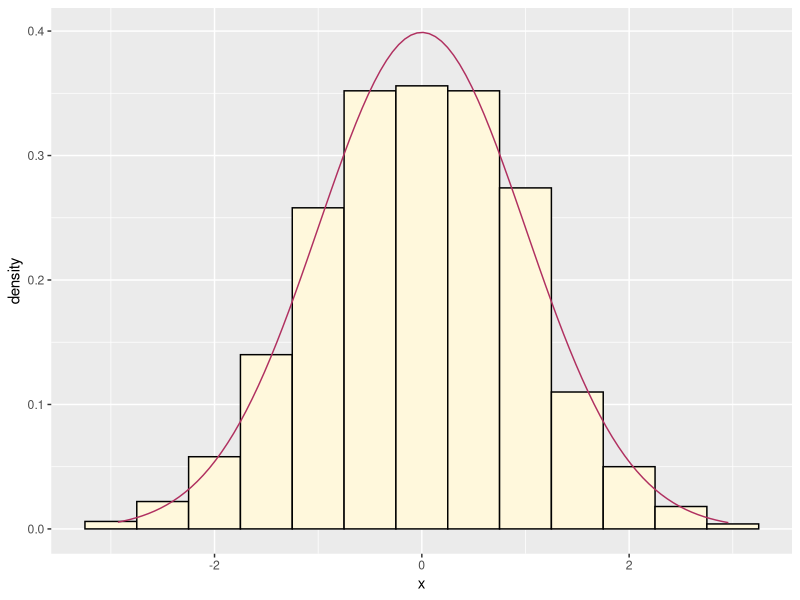
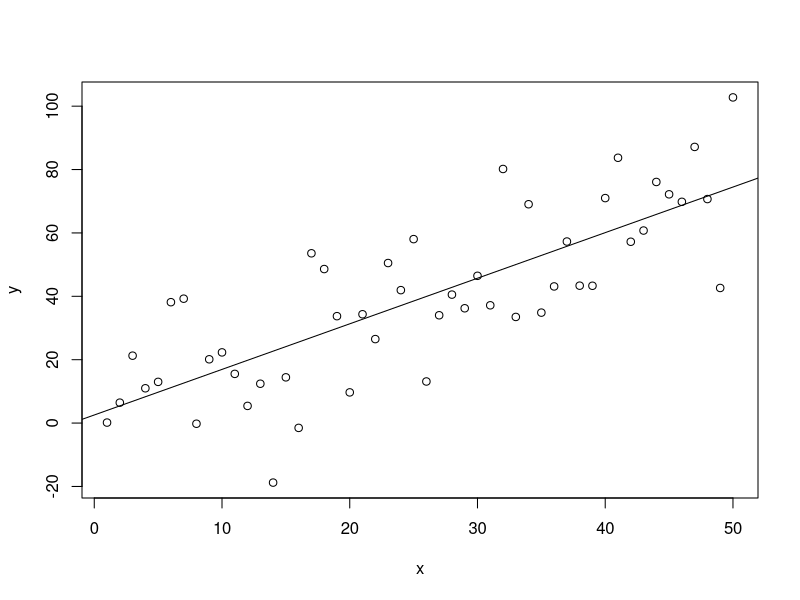
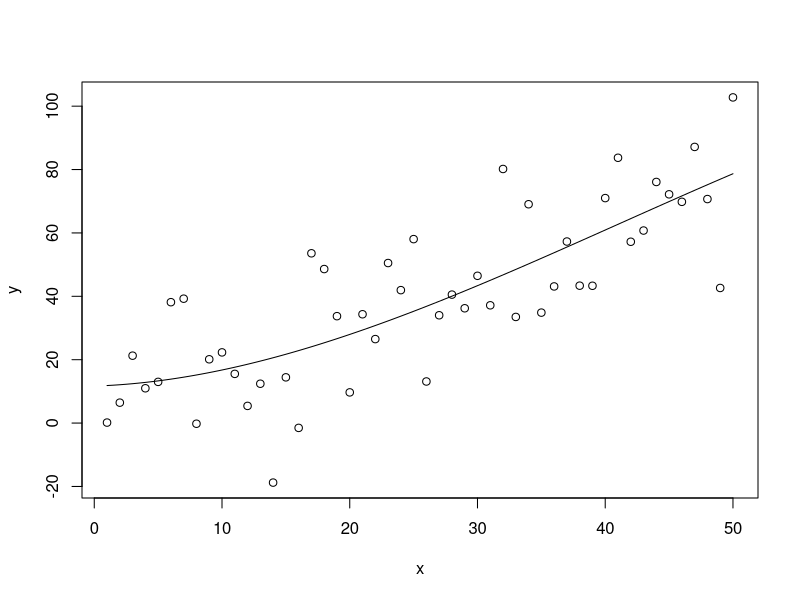

These charts were generated, in order, by the following R code:
## ---- chunk 1
library(rmarkdown)
library(ggplot2)
## ---- chunk 2
2 * pi
## ---- chunk 3
# set.seed(42) # uncomment to always get the same plot
mydata <- data.frame(x = rnorm(1000))
ggplot(mydata, aes(x)) +
    geom_histogram(aes(y = ..density..), binwidth = 0.5,
        fill = "cornsilk", color = "black") +
    stat_function(fun = dnorm, color = "maroon")
## ---- chunk 4
2 + 2
## ---- chunk 5
hide <- 3
## ---- chunk 6
hide
## ---- chunk 7
n <- 50
x <- seq(1, n)
a.true <- 3
b.true <- 1.5
y.true <- a.true + b.true * x
s.true <- 17.3
y <- y.true + s.true * rnorm(n)
out1 <- lm(y ~ x)
summary(out1)
## ---- chunk 8
plot(x, y)
abline(out1)
## ---- chunk 9
out3 <- lm(y ~ x + I(x^2) + I(x^3))
summary(out3)
## ---- chunk 10
plot(x, y)
curve(predict(out3, newdata=data.frame(x=x)), add = TRUE)
## ---- chunk 11
out2 <- lm(y ~ x + I(x^2))
anova(out1, out2, out3)
## ---- chunk 12
foo <- anova(out1, out2, out3)
class(foo)
## ---- chunk 13
options(knitr.kable.NA = '')
knitr::kable(foo, caption = "ANOVA Table", digits = c(0, 0, 2, 0, 2, 3, 3))
